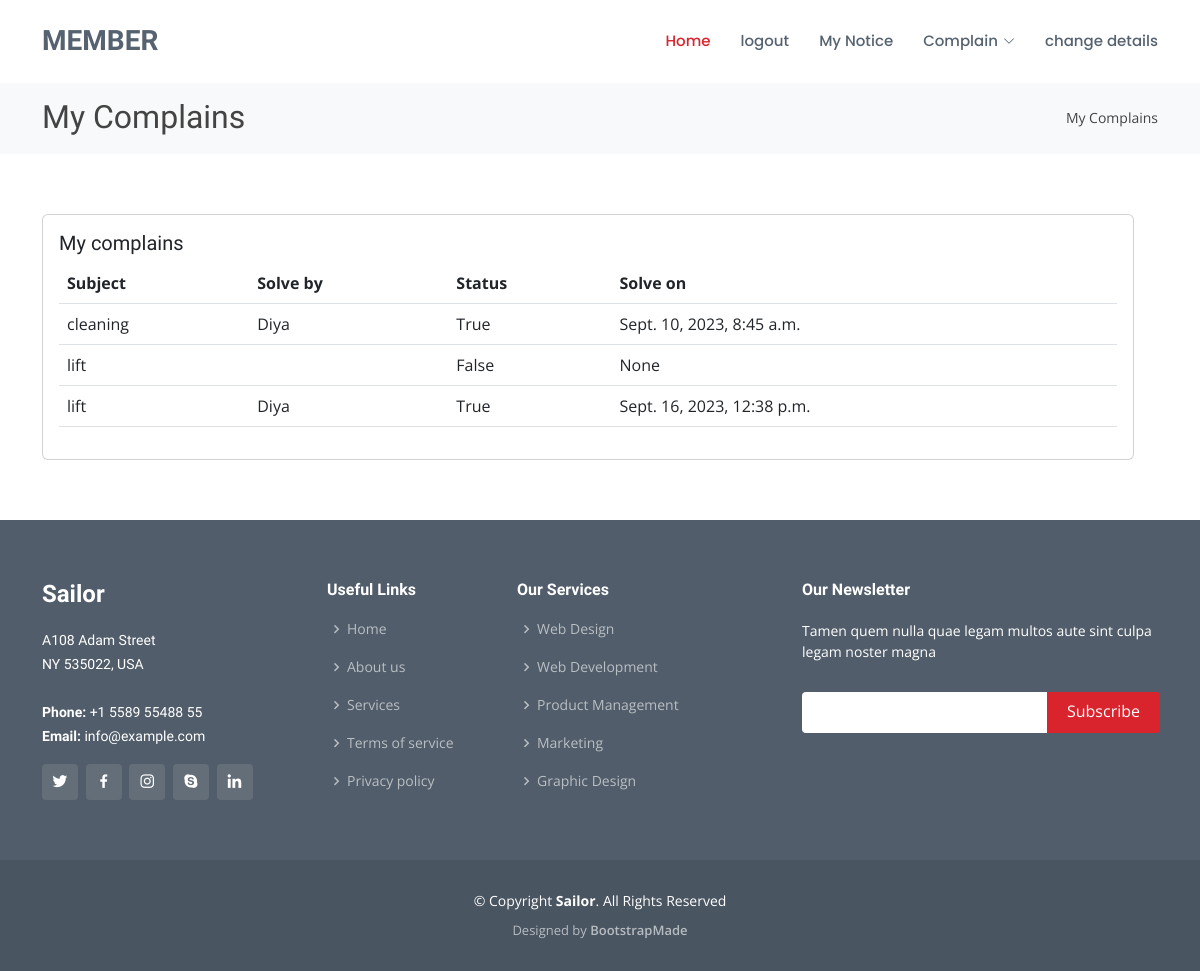
/my-complains/ (signed in), run on the app's committed database.
### housing_socity/models.py (models this page shows, shortened)
class Complain(models.Model):
    complain_by= models.ForeignKey(Member,on_delete=models.CASCADE)
    subject=models.CharField(max_length=50)
    des= models.TextField()
    pic= models.FileField(upload_to='complains/',null=True,blank=True)
    solve_by=models.ForeignKey(housing_socity,on_delete=models.CASCADE,blank=True,null=True)
    complain_on=models.DateTimeField(auto_now_add=True)
    solve_on= models.DateTimeField(null=True,blank=True)
    solve=models.BooleanField(default=False)

class housing_socity(models.Model):
    name=models.CharField(max_length=30)
    email= models.EmailField(unique=True)
    Mobile=models.CharField(max_length=10)
    Address=models.TextField()
    Password=models.CharField(max_length=30)
    sec_from=models.DateField(auto_now_add=True)
    profile_pic=models.FileField(upload_to='profile',default='avatar.jpg')

### Members/views.py (the view)
# urls.py: path('my-complains/',views.my_complains,name='my-complains'),
def my_complains(request):
    user=Member.objects.get(email=request.session['memail'])
    complains=models.Complain.objects.filter(complain_by=user)
    return render(request,'my-complains.html',{'complains':complains})

### Members/templates/my-complains.html
{% extends 'member-header.html' %}
{% load static %}
{% block content %}
<main id="main">
  <section id="breadcrumbs" class="breadcrumbs">
    <div class="container">
      <div class="d-flex justify-content-between align-items-center">
        <h2>My Complains</h2>
        <ol>
          <li>My Complains</li>
        </ol>
      </div>
    </div>
  </section>
  <section id="testimonials" class="testimonials">
    {% if complains %}
    <div class="container">
      <div class="row">
        <div class="row">
          <div class="col-lg-12">
            <div class="card">
              <div class="card-body">
                <h5 class="card-title">My complains</h5>
                <table class="table datatable">
                  <thead>
                    <tr>
                      <th scope="col">Subject</th>
                      <th scope="col">Solve by</th>
                      <th scope="col">Status</th>
                      <th scope="col">Solve on</th>
                    </tr>
                  </thead>
                  <tbody>
                    {% for complain in complains %}
                    <tr>
                      <td>{{complain.subject}}</td>
                      <td>{{complain.solve_by.name}}</td>
                      <td>{{complain.solve}}</td>
                      <td>{{complain.solve_on}}</td>
                    </tr>
                    {% endfor %}
                  </tbody>
                </table>
              </div>
            </div>
          </div>
        </div>
      </div>
    </div>
    {% endif %}
  </section>
</main>
{% endblock %}

### Members/static/member/assets/css/style.css (style rules this page uses)
body { font-family: "Open Sans", sans-serif; color: #444444; }
h1, h2, h3, h4, h5, h6 { font-family: "Raleway", sans-serif; }
section { padding: 60px 0; overflow: hidden; }
.breadcrumbs { padding: 18px 0; background: #f8f9fa; min-height: 40px; margin-top: 80px; }
.breadcrumbs h2 { font-size: 32px; font-weight: 300; margin: 0; }
.breadcrumbs ol { display: flex; flex-wrap: wrap; list-style: none; padding: 0; margin: 0; font-size: 14px; }

### data on the page
Complain: subject "cleaning", solve_by.name "Diya", solve "True", solve_on "Sept. 10, 2023, 8:45 a.m."
Complain: subject "lift", solve "False", solve_on "None"
Complain: subject "lift", solve_by.name "Diya", solve "True", solve_on "Sept. 16, 2023, 12:38 p.m."
